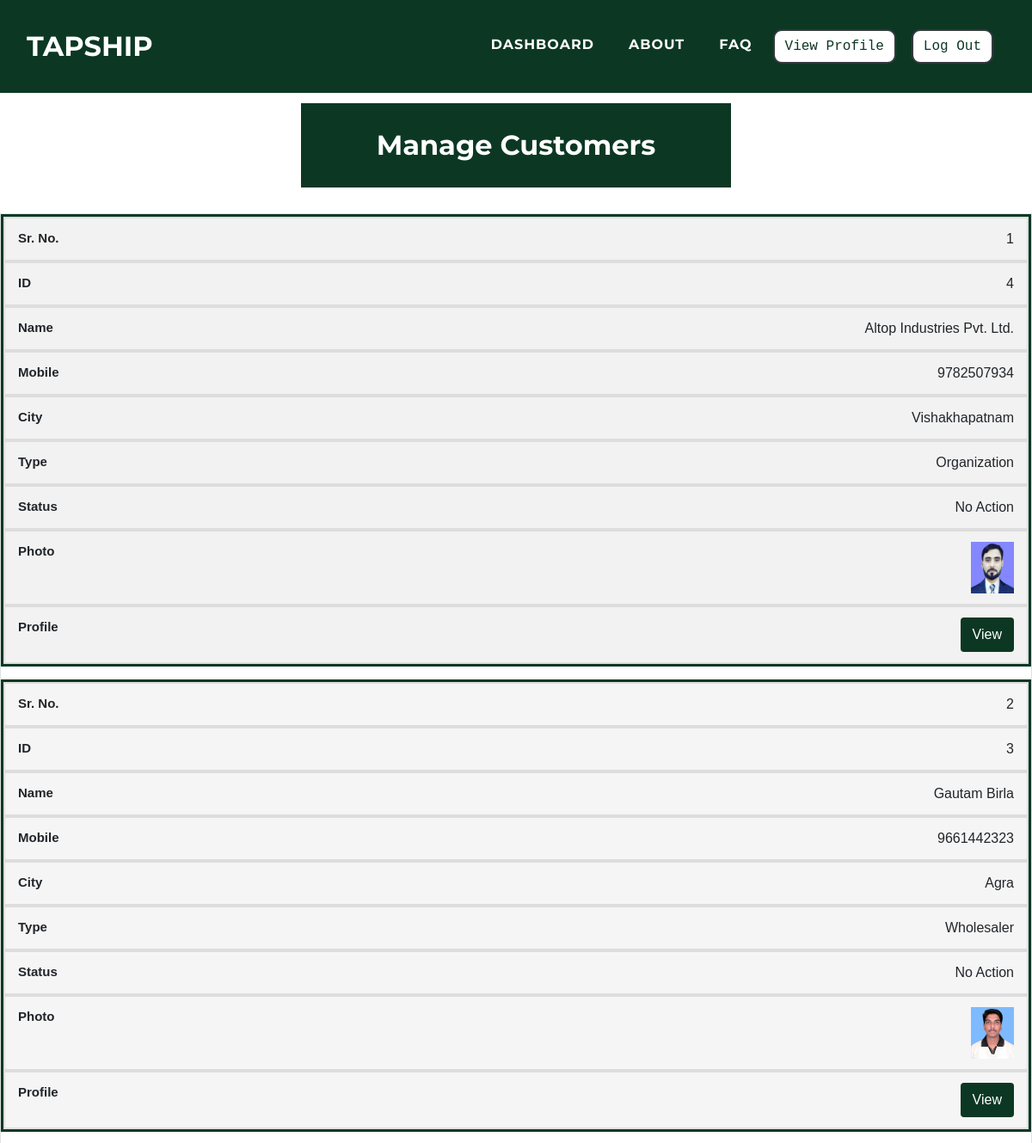
Page /admin/managecustomer.php (signed in, upper part) on the earlier database version.
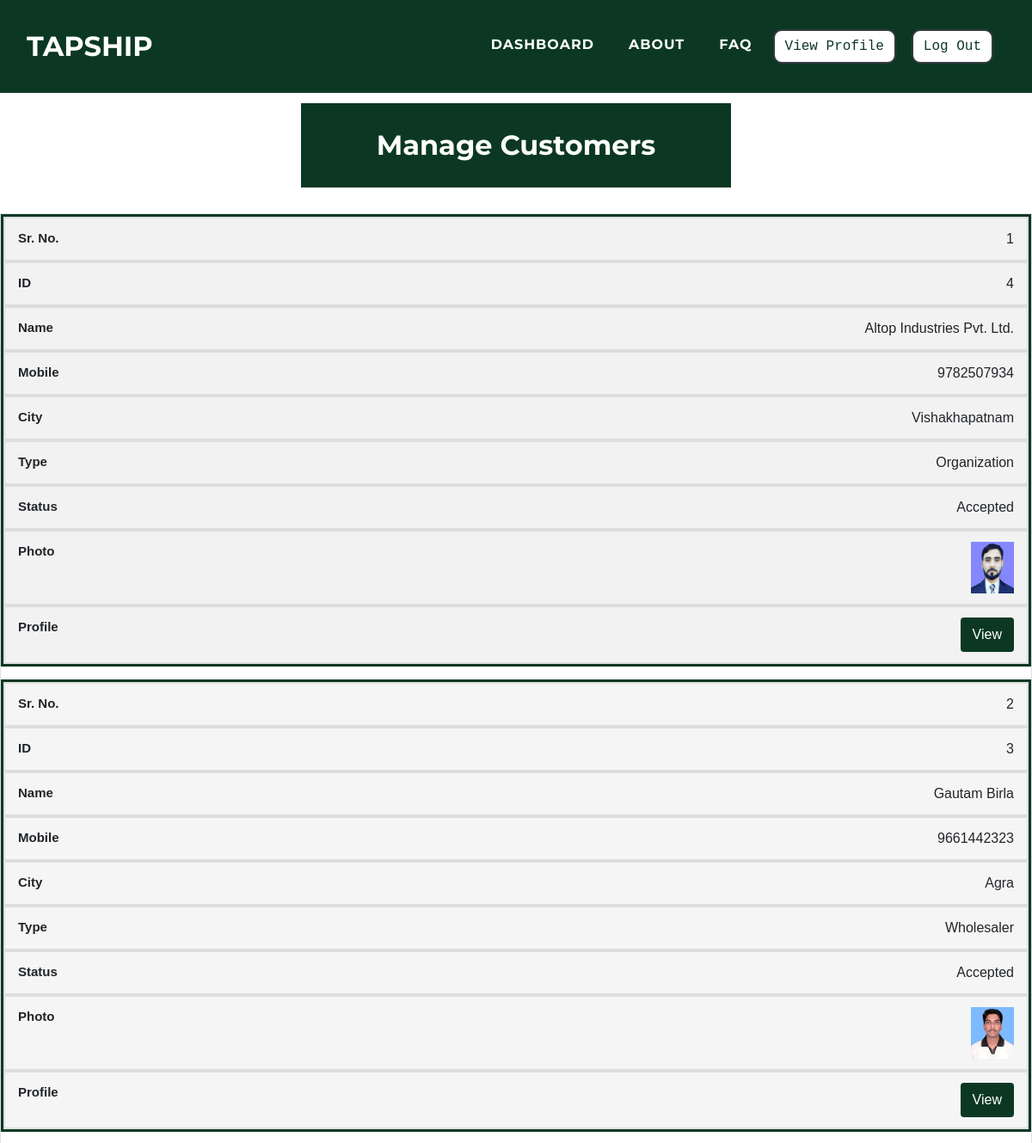
Same page on the later database version.
### tables this page shows
CREATE TABLE `customer` (
  `c_id` int(11) NOT NULL,
  `c_name` varchar(100) NOT NULL,
  `c_mobile` varchar(25) NOT NULL,
  `c_contactname` varchar(50) NOT NULL DEFAULT '',
  `c_gender` varchar(25) NOT NULL,
  `c_age` varchar(10) NOT NULL,
  `c_street` varchar(50) NOT NULL,
  `c_city` varchar(25) NOT NULL,
  `c_state` varchar(25) NOT NULL,
  `c_pincode` varchar(10) NOT NULL,
  `c_type` varchar(25) NOT NULL,
  `c_registration` varchar(100) NOT NULL DEFAULT '',
  `c_aadhar` varchar(25) NOT NULL DEFAULT '',
  `c_aadharpdf` varchar(100) NOT NULL DEFAULT '',
  `c_pan` varchar(25) NOT NULL,
  `c_panpdf` varchar(100) NOT NULL,
  `c_photo` varchar(100) NOT NULL,
  `c_password` varchar(25) NOT NULL,
  `c_approve` varchar(100) NOT NULL,
  `c_tsv_otp` varchar(10) NOT NULL DEFAULT '',
  `c_tsv_validity` varchar(50) NOT NULL DEFAULT '',
  `c_temppass` varchar(50) NOT NULL DEFAULT ''
);

### admin/managecustomer.php (the view, shortened to what the changed rows need)
<!DOCTYPE html>
<html>
<head>
    <link rel="stylesheet" href="../assets/bootstrap/css/bootstrap.min.css">
    <link rel="stylesheet" href="../assets/fonts/font-awesome.min.css">
    <link rel="stylesheet" href="../assets/fonts/ionicons.min.css">
    <link rel="stylesheet" href="../assets/css/Article-List.css">
    <link rel="stylesheet" href="../assets/css/Features-Boxed.css">
    <link rel="stylesheet" href="../assets/css/Footer-Dark.css">
    <link rel="stylesheet" href="../assets/css/Highlight-Blue.css">
    <link rel="stylesheet" href="https://cdnjs.cloudflare.com/ajax/libs/animate.css/3.5.2/animate.min.css">
    <link rel="stylesheet" href="https://cdnjs.cloudflare.com/ajax/libs/aos/2.2.0/aos.css">
    <link rel="stylesheet" href="../assets/css/Login-Form-Clean.css">
    <link rel="stylesheet" href="../assets/css/table-style.css" />
</head>
<body id="page-top">
    <div class="features-boxed">
        <div class="container-fluid" style="background: #ffffff;">
            <div class="intro" style="background: #0c3823;margin-top: 120px;margin-bottom: 30px;">
                <h2 class="text-center" data-aos="fade" style="color: rgb(255,255,255);padding: 30px;margin-bottom: 0px;">Manage Customers</h2>
            </div>
        </div>
    </div>
    <table id="tabledata" class=" table table-striped table-hover table-bordered">
        <?php
         $con = mysqli_connect("localhost", "root", "", "tapship");
        $q = "select c_id, c_name, c_mobile, c_city, c_type, c_approve, c_photo from customer where c_id!=0 ORDER BY c_id DESC";
        $query = mysqli_query($con, $q);
        $c = 1;
        while ($res = mysqli_fetch_array($query)) {
        ?>
            <tr class="text-center">
                <td data-label="Sr. No."> <?php echo $c;
                                            $c += 1 ?> </td>
                <td data-label="ID"> <?php echo $res['c_id']; ?> </td>
                <td data-label="Name"> <?php echo $res['c_name'];  ?> </td>
                <td data-label="Mobile"> <?php echo $res['c_mobile'];  ?> </td>
                <td data-label="City"> <?php echo $res['c_city'];  ?> </td>
                <td data-label="Type"> <?php echo $res['c_type'];  ?> </td>
                <td data-label="Status"> <?php if ($res['c_approve'] == "1") {
                                                echo "No Action";
                                            } else if ($res['c_approve'] == "2") {
                                                echo " Accepted";
                                            } else if ($res['c_approve'] == "3") {
                                                echo "Review";
                                            } else if ($res['c_approve'] == "4") {
                                                echo "Rejected";
                                            } else if ($res['c_approve'] == "5") {
                                                echo "Resubmitted";
                                            }  ?> </td>
                <td data-label="Photo"> <img src="../customers/<?php echo $res['c_photo'];  ?>" width="50" height="60"> </td>
                <td data-label="Profile"> <button class="btn" style="background-color:#0c3823;"> <a href="customerprofile.php?c_mobile=<?php echo $res['c_mobile']; ?>" class="text-white"> View </a> </button> </td>
            </tr>
        <?php
        }
        ?>
    </table>
</body>
</html>

Differences in the rows shown:
changed customer "Altop Industries Pvt. Ltd.": c_approve "No Action" → "Accepted"
changed customer "Gautam Birla": c_approve "No Action" → "Accepted"
